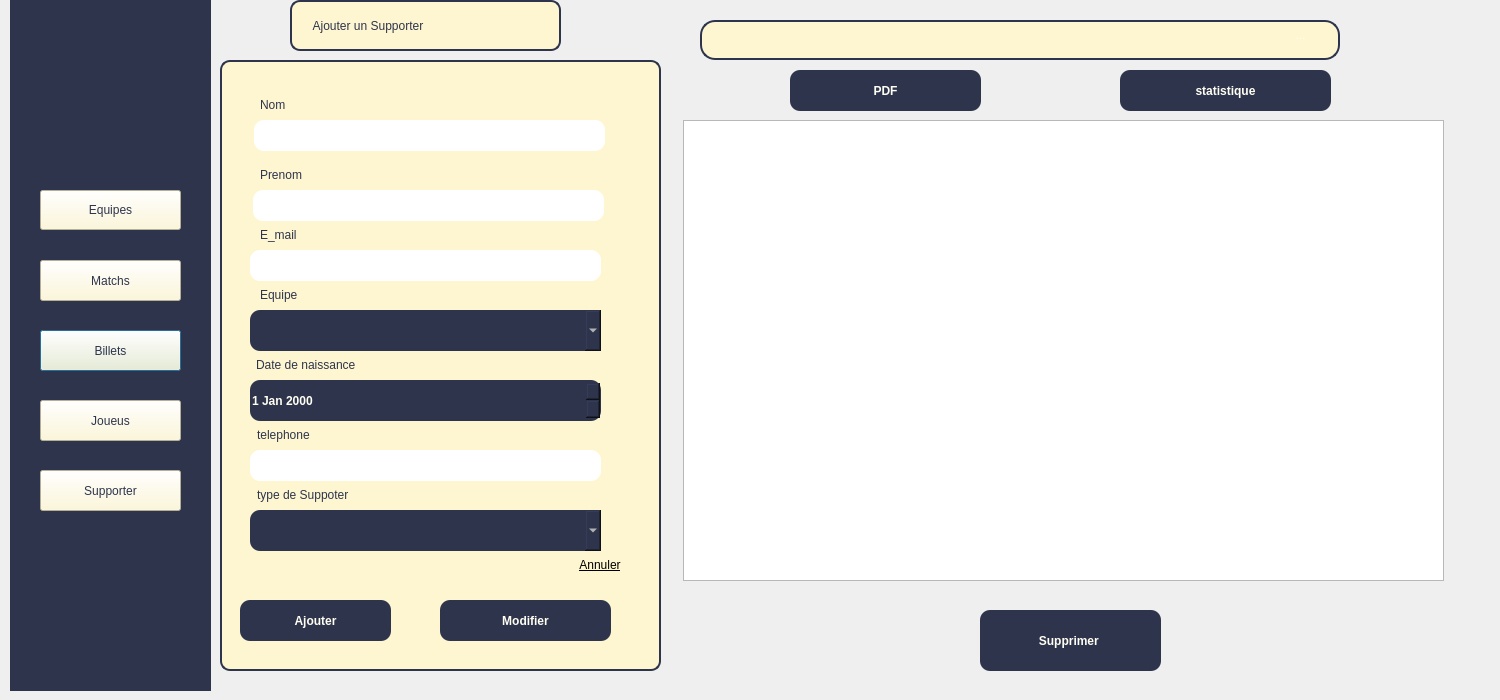
<?xml version="1.0" encoding="UTF-8"?>
<ui version="4.0">
 <class>pagesupp</class>
 <widget class="QDialog" name="pagesupp">
  <property name="geometry">
   <rect>
    <x>0</x>
    <y>0</y>
    <width>1500</width>
    <height>700</height>
   </rect>
  </property>
  <property name="windowTitle">
   <string>Dialog</string>
  </property>
  <widget class="QStackedWidget" name="stackedWidget">
   <property name="geometry">
    <rect>
     <x>10</x>
     <y>0</y>
     <width>1491</width>
     <height>711</height>
    </rect>
   </property>
   <property name="currentIndex">
    <number>0</number>
   </property>
   <widget class="QWidget" name="page">
    <widget class="QLabel" name="label">
     <property name="geometry">
      <rect>
       <x>0</x>
       <y>0</y>
       <width>201</width>
       <height>691</height>
      </rect>
     </property>
     <property name="styleSheet">
      <string notr="true">color: rgb(46, 52, 76);
background-color: rgb(46, 52, 76);</string>
     </property>
     <property name="text">
      <string>TextLabel</string>
     </property>
    </widget>
    <widget class="QPushButton" name="billets">
     <property name="geometry">
      <rect>
       <x>30</x>
       <y>330</y>
       <width>141</width>
       <height>41</height>
      </rect>
     </property>
     <property name="styleSheet">
      <string notr="true">color: rgb(46, 52, 76);
background-color: rgb(253, 246, 208);

font: 12pt &quot;Haettenschweiler&quot;;

</string>
     </property>
     <property name="text">
      <string>Billets</string>
     </property>
    </widget>
    <widget class="QPushButton" name="equipe">
     <property name="geometry">
      <rect>
       <x>30</x>
       <y>190</y>
       <width>141</width>
       <height>40</height>
      </rect>
     </property>
     <property name="styleSheet">
      <string notr="true">color: rgb(46, 52, 76);
background-color: rgb(253, 246, 208);

font: 12pt &quot;Haettenschweiler&quot;;

</string>
     </property>
     <property name="text">
      <string>Equipes</string>
     </property>
    </widget>
    <widget class="QPushButton" name="supporter">
     <property name="geometry">
      <rect>
       <x>30</x>
       <y>470</y>
       <width>141</width>
       <height>41</height>
      </rect>
     </property>
     <property name="styleSheet">
      <string notr="true">color: rgb(46, 52, 76);
background-color: rgb(253, 246, 208);

font: 12pt &quot;Haettenschweiler&quot;;

</string>
     </property>
     <property name="text">
      <string>Supporter</string>
     </property>
    </widget>
    <widget class="QPushButton" name="joueur">
     <property name="geometry">
      <rect>
       <x>30</x>
       <y>400</y>
       <width>141</width>
       <height>41</height>
      </rect>
     </property>
     <property name="styleSheet">
      <string notr="true">color: rgb(46, 52, 76);
background-color: rgb(253, 246, 208);

font: 12pt &quot;Haettenschweiler&quot;;

</string>
     </property>
     <property name="text">
      <string>Joueus</string>
     </property>
    </widget>
    <widget class="QPushButton" name="match">
     <property name="geometry">
      <rect>
       <x>30</x>
       <y>260</y>
       <width>141</width>
       <height>41</height>
      </rect>
     </property>
     <property name="styleSheet">
      <string notr="true">color: rgb(46, 52, 76);
background-color: rgb(253, 246, 208);

font: 12pt &quot;Haettenschweiler&quot;;

</string>
     </property>
     <property name="text">
      <string>Matchs</string>
     </property>
    </widget>
    <widget class="QLabel" name="label_3">
     <property name="geometry">
      <rect>
       <x>210</x>
       <y>60</y>
       <width>441</width>
       <height>611</height>
      </rect>
     </property>
     <property name="styleSheet">
      <string notr="true">QLabel {
    border-radius: 10px; /* Adjust the value for roundness */
   background-color: rgb(253, 246, 208); /* Optional background color */
}
QLabel {
    border: 2px solid #2E344C;  /* Border color */
    padding: 5px;               /* Optional: Adds space inside the label */
}
</string>
     </property>
     <property name="text">
      <string/>
     </property>
    </widget>
    <widget class="QLabel" name="label_4">
     <property name="geometry">
      <rect>
       <x>280</x>
       <y>0</y>
       <width>271</width>
       <height>51</height>
      </rect>
     </property>
     <property name="styleSheet">
      <string notr="true">QLabel {
    border-radius: 10px; /* Adjust the value for roundness */
   background-color: rgb(253, 246, 208); /* Optional background color */
font: 14pt &quot;Haettenschweiler&quot;;
color: rgb(46, 52, 76);
}
QLabel {
    border: 2px solid #2E344C;  /* Border color */
    padding: 5px;               /* Optional: Adds space inside the label */
}
</string>
     </property>
     <property name="text">
      <string>    Ajouter un Supporter</string>
     </property>
    </widget>
    <widget class="QLabel" name="label_5">
     <property name="geometry">
      <rect>
       <x>250</x>
       <y>90</y>
       <width>91</width>
       <height>30</height>
      </rect>
     </property>
     <property name="styleSheet">
      <string notr="true">color: rgb(46, 52, 76);
font: 14pt &quot;Haettenschweiler&quot;;</string>
     </property>
     <property name="text">
      <string>Nom </string>
     </property>
    </widget>
    <widget class="QLineEdit" name="lineEdit_Nom">
     <property name="geometry">
      <rect>
       <x>244</x>
       <y>120</y>
       <width>351</width>
       <height>31</height>
      </rect>
     </property>
     <property name="styleSheet">
      <string notr="true">border-radius: 10px;
border: none;
background-color: rgb(255, 255, 255);
border-color: rgb(46, 52, 68);

</string>
     </property>
    </widget>
    <widget class="QLabel" name="label_6">
     <property name="geometry">
      <rect>
       <x>250</x>
       <y>160</y>
       <width>91</width>
       <height>30</height>
      </rect>
     </property>
     <property name="styleSheet">
      <string notr="true">color: rgb(46, 52, 76);
font: 14pt &quot;Haettenschweiler&quot;;</string>
     </property>
     <property name="text">
      <string>Prenom</string>
     </property>
    </widget>
    <widget class="QLineEdit" name="lineEdit_prenom">
     <property name="geometry">
      <rect>
       <x>243</x>
       <y>190</y>
       <width>351</width>
       <height>31</height>
      </rect>
     </property>
     <property name="styleSheet">
      <string notr="true">border-radius: 10px;
border: none;
background-color: rgb(255, 255, 255);
border-color: rgb(46, 52, 68);

</string>
     </property>
    </widget>
    <widget class="QLabel" name="label_7">
     <property name="geometry">
      <rect>
       <x>250</x>
       <y>220</y>
       <width>91</width>
       <height>30</height>
      </rect>
     </property>
     <property name="styleSheet">
      <string notr="true">color: rgb(46, 52, 76);
font: 14pt &quot;Haettenschweiler&quot;;</string>
     </property>
     <property name="text">
      <string>E_mail</string>
     </property>
    </widget>
    <widget class="QLineEdit" name="lineEdit_mail">
     <property name="geometry">
      <rect>
       <x>240</x>
       <y>250</y>
       <width>351</width>
       <height>31</height>
      </rect>
     </property>
     <property name="styleSheet">
      <string notr="true">border-radius: 10px;
border: none;
background-color: rgb(255, 255, 255);
border-color: rgb(46, 52, 68);

</string>
     </property>
    </widget>
    <widget class="QLabel" name="label_8">
     <property name="geometry">
      <rect>
       <x>250</x>
       <y>280</y>
       <width>91</width>
       <height>30</height>
      </rect>
     </property>
     <property name="styleSheet">
      <string notr="true">color: rgb(46, 52, 76);
font: 14pt &quot;Haettenschweiler&quot;;</string>
     </property>
     <property name="text">
      <string>Equipe</string>
     </property>
    </widget>
    <widget class="QLabel" name="label_9">
     <property name="geometry">
      <rect>
       <x>246</x>
       <y>350</y>
       <width>191</width>
       <height>30</height>
      </rect>
     </property>
     <property name="styleSheet">
      <string notr="true">color: rgb(46, 52, 76);
font: 14pt &quot;Haettenschweiler&quot;;</string>
     </property>
     <property name="text">
      <string>Date de naissance</string>
     </property>
    </widget>
    <widget class="QComboBox" name="comboBox">
     <property name="geometry">
      <rect>
       <x>240</x>
       <y>310</y>
       <width>351</width>
       <height>41</height>
      </rect>
     </property>
     <property name="styleSheet">
      <string notr="true">background-color: rgb(46, 52, 76);
font: 12pt &quot;Haettenschweiler&quot;;
color: rgb(255, 254, 242);
 border-radius: 10px;
    border: none;
font-weight: bold;</string>
     </property>
    </widget>
    <widget class="QDateEdit" name="dateEdit">
     <property name="geometry">
      <rect>
       <x>240</x>
       <y>380</y>
       <width>351</width>
       <height>41</height>
      </rect>
     </property>
     <property name="styleSheet">
      <string notr="true">background-color: rgb(46, 52, 76);
font: 12pt &quot;Haettenschweiler&quot;;
color: rgb(255, 254, 242);
 border-radius: 10px;
    border: none;
font-weight: bold;</string>
     </property>
    </widget>
    <widget class="QLabel" name="label_10">
     <property name="geometry">
      <rect>
       <x>247</x>
       <y>420</y>
       <width>120</width>
       <height>30</height>
      </rect>
     </property>
     <property name="styleSheet">
      <string notr="true">color: rgb(46, 52, 76);
font: 14pt &quot;Haettenschweiler&quot;;</string>
     </property>
     <property name="text">
      <string>telephone</string>
     </property>
    </widget>
    <widget class="QLineEdit" name="lineEdit_Nom_4">
     <property name="geometry">
      <rect>
       <x>240</x>
       <y>450</y>
       <width>351</width>
       <height>31</height>
      </rect>
     </property>
     <property name="styleSheet">
      <string notr="true">border-radius: 10px;
border: none;
background-color: rgb(255, 255, 255);
border-color: rgb(46, 52, 68);

</string>
     </property>
    </widget>
    <widget class="QLabel" name="label_11">
     <property name="geometry">
      <rect>
       <x>247</x>
       <y>480</y>
       <width>181</width>
       <height>30</height>
      </rect>
     </property>
     <property name="styleSheet">
      <string notr="true">color: rgb(46, 52, 76);
font: 14pt &quot;Haettenschweiler&quot;;</string>
     </property>
     <property name="text">
      <string>type de Suppoter</string>
     </property>
    </widget>
    <widget class="QComboBox" name="comboBox_2">
     <property name="geometry">
      <rect>
       <x>240</x>
       <y>510</y>
       <width>351</width>
       <height>41</height>
      </rect>
     </property>
     <property name="styleSheet">
      <string notr="true">background-color: rgb(46, 52, 76);
font: 12pt &quot;Haettenschweiler&quot;;
color: rgb(255, 254, 242);
 border-radius: 10px;
    border: none;
font-weight: bold;</string>
     </property>
    </widget>
    <widget class="QPushButton" name="ajouter">
     <property name="geometry">
      <rect>
       <x>230</x>
       <y>600</y>
       <width>151</width>
       <height>41</height>
      </rect>
     </property>
     <property name="styleSheet">
      <string notr="true">background-color: rgb(46, 52, 76);
font: 12pt &quot;Haettenschweiler&quot;;
color: rgb(255, 254, 242);
 border-radius: 10px;
    border: none;
font-weight: bold;</string>
     </property>
     <property name="text">
      <string>Ajouter</string>
     </property>
    </widget>
    <widget class="QPushButton" name="annuler">
     <property name="geometry">
      <rect>
       <x>550</x>
       <y>550</y>
       <width>80</width>
       <height>30</height>
      </rect>
     </property>
     <property name="font">
      <font>
       <underline>true</underline>
      </font>
     </property>
     <property name="styleSheet">
      <string notr="true">border:none;
qproperty-alignment: 'AlignCenter';</string>
     </property>
     <property name="text">
      <string>Annuler</string>
     </property>
    </widget>
    <widget class="QPlainTextEdit" name="recherche">
     <property name="geometry">
      <rect>
       <x>690</x>
       <y>20</y>
       <width>640</width>
       <height>40</height>
      </rect>
     </property>
     <property name="styleSheet">
      <string notr="true">border: 2px solid #2e344c;
border-radius: 15px;
background:rgb(254, 246, 209);</string>
     </property>
     <property name="plainText">
      <string/>
     </property>
    </widget>
    <widget class="QToolButton" name="brecherche">
     <property name="geometry">
      <rect>
       <x>1270</x>
       <y>20</y>
       <width>41</width>
       <height>30</height>
      </rect>
     </property>
     <property name="autoFillBackground">
      <bool>false</bool>
     </property>
     <property name="styleSheet">
      <string notr="true">
color: rgb(255, 253, 240);
border-radius: 20px;</string>
     </property>
     <property name="text">
      <string>...</string>
     </property>
     <property name="icon">
      <iconset theme="QIcon::ThemeIcon::EditFind">
       <normaloff>../SUP</normaloff>../SUP</iconset>
     </property>
     <property name="toolButtonStyle">
      <enum>Qt::ToolButtonStyle::ToolButtonIconOnly</enum>
     </property>
    </widget>
    <widget class="QToolButton" name="tri">
     <property name="geometry">
      <rect>
       <x>1144</x>
       <y>70</y>
       <width>40</width>
       <height>30</height>
      </rect>
     </property>
     <property name="autoFillBackground">
      <bool>false</bool>
     </property>
     <property name="styleSheet">
      <string notr="true">
color: rgb(255, 253, 240);
border-radius: 20px;</string>
     </property>
     <property name="text">
      <string>...</string>
     </property>
     <property name="icon">
      <iconset>
       <normaloff>../../Downloads/sort-icon-2048x1641-gd2ymg6b.png</normaloff>../../Downloads/sort-icon-2048x1641-gd2ymg6b.png</iconset>
     </property>
     <property name="toolButtonStyle">
      <enum>Qt::ToolButtonStyle::ToolButtonIconOnly</enum>
     </property>
    </widget>
    <widget class="QTableView" name="tableView">
     <property name="geometry">
      <rect>
       <x>673</x>
       <y>120</y>
       <width>761</width>
       <height>461</height>
      </rect>
     </property>
     <property name="styleSheet">
      <string notr="true">QTableWidget {
    background-color: #FDF6D0;
    color: #2E344C;
    gridline-color: #2E344C;
    border: 2px solid #2E344C;
    border-radius: 10px;
}

QHeaderView::section {
    background-color: #2E344C;
    color: #FDF6D0;
    padding: 5px;
    border: 1px solid #2E344C;
}

QTableWidget QTableCornerButton::section {
    background-color: #2E344C;
}

QTableWidget::item {
    padding: 5px;
    border: 1px solid #2E344C;
}

QTableWidget::item:selected {
    background-color: #2E344C;
    color: #FDF6D0;
}
ui-&gt;tab-&gt;setStyleSheet(
    &quot;QTableWidget {&quot;
    &quot;   width: 600px;&quot;   // Set the width of the table
    &quot;   height: 300px;&quot;  // Set the height of the table
    &quot;}&quot;
);
</string>
     </property>
    </widget>
    <widget class="QPushButton" name="modifier">
     <property name="geometry">
      <rect>
       <x>430</x>
       <y>600</y>
       <width>171</width>
       <height>41</height>
      </rect>
     </property>
     <property name="styleSheet">
      <string notr="true">background-color: rgb(46, 52, 76);
font: 12pt &quot;Haettenschweiler&quot;;
color: rgb(255, 254, 242);
 border-radius: 10px;
    border: none;
font-weight: bold;</string>
     </property>
     <property name="text">
      <string>Modifier</string>
     </property>
    </widget>
    <widget class="QPushButton" name="generatePdf">
     <property name="geometry">
      <rect>
       <x>780</x>
       <y>70</y>
       <width>191</width>
       <height>41</height>
      </rect>
     </property>
     <property name="styleSheet">
      <string notr="true">background-color: rgb(46, 52, 76);
font: 12pt &quot;Haettenschweiler&quot;;
color: rgb(255, 254, 242);
 border-radius: 10px;
    border: none;
font-weight: bold;</string>
     </property>
     <property name="text">
      <string>PDF</string>
     </property>
    </widget>
    <widget class="QPushButton" name="statButton">
     <property name="geometry">
      <rect>
       <x>1110</x>
       <y>70</y>
       <width>211</width>
       <height>41</height>
      </rect>
     </property>
     <property name="styleSheet">
      <string notr="true">background-color: rgb(46, 52, 76);
font: 12pt &quot;Haettenschweiler&quot;;
color: rgb(255, 254, 242);
 border-radius: 10px;
    border: none;
font-weight: bold;</string>
     </property>
     <property name="text">
      <string>statistique</string>
     </property>
    </widget>
    <widget class="QPushButton" name="supprimer">
     <property name="geometry">
      <rect>
       <x>970</x>
       <y>610</y>
       <width>181</width>
       <height>61</height>
      </rect>
     </property>
     <property name="styleSheet">
      <string notr="true">background-color: rgb(46, 52, 76);
font: 12pt &quot;Haettenschweiler&quot;;
color: rgb(255, 254, 242);
 border-radius: 10px;
    border: none;
font-weight: bold;</string>
     </property>
     <property name="text">
      <string>Supprimer </string>
     </property>
    </widget>
    <widget class="QLabel" name="logo">
     <property name="geometry">
      <rect>
       <x>30</x>
       <y>20</y>
       <width>161</width>
       <height>141</height>
      </rect>
     </property>
     <property name="styleSheet">
      <string notr="true">
image: url(:/pic/logo.png);</string>
     </property>
     <property name="text">
      <string/>
     </property>
     <property name="pixmap">
      <pixmap>../joueur/logo.png</pixmap>
     </property>
     <property name="scaledContents">
      <bool>true</bool>
     </property>
    </widget>
    <zorder>label</zorder>
    <zorder>billets</zorder>
    <zorder>supporter</zorder>
    <zorder>joueur</zorder>
    <zorder>match</zorder>
    <zorder>label_3</zorder>
    <zorder>label_4</zorder>
    <zorder>label_5</zorder>
    <zorder>lineEdit_Nom</zorder>
    <zorder>label_6</zorder>
    <zorder>lineEdit_prenom</zorder>
    <zorder>label_7</zorder>
    <zorder>lineEdit_mail</zorder>
    <zorder>label_8</zorder>
    <zorder>label_9</zorder>
    <zorder>comboBox</zorder>
    <zorder>dateEdit</zorder>
    <zorder>label_10</zorder>
    <zorder>lineEdit_Nom_4</zorder>
    <zorder>label_11</zorder>
    <zorder>comboBox_2</zorder>
    <zorder>ajouter</zorder>
    <zorder>annuler</zorder>
    <zorder>recherche</zorder>
    <zorder>brecherche</zorder>
    <zorder>tri</zorder>
    <zorder>tableView</zorder>
    <zorder>modifier</zorder>
    <zorder>generatePdf</zorder>
    <zorder>statButton</zorder>
    <zorder>supprimer</zorder>
    <zorder>equipe</zorder>
    <zorder>logo</zorder>
   </widget>
   <widget class="QWidget" name="page_2"/>
  </widget>
 </widget>
 <resources/>
 <connections/>
</ui>
